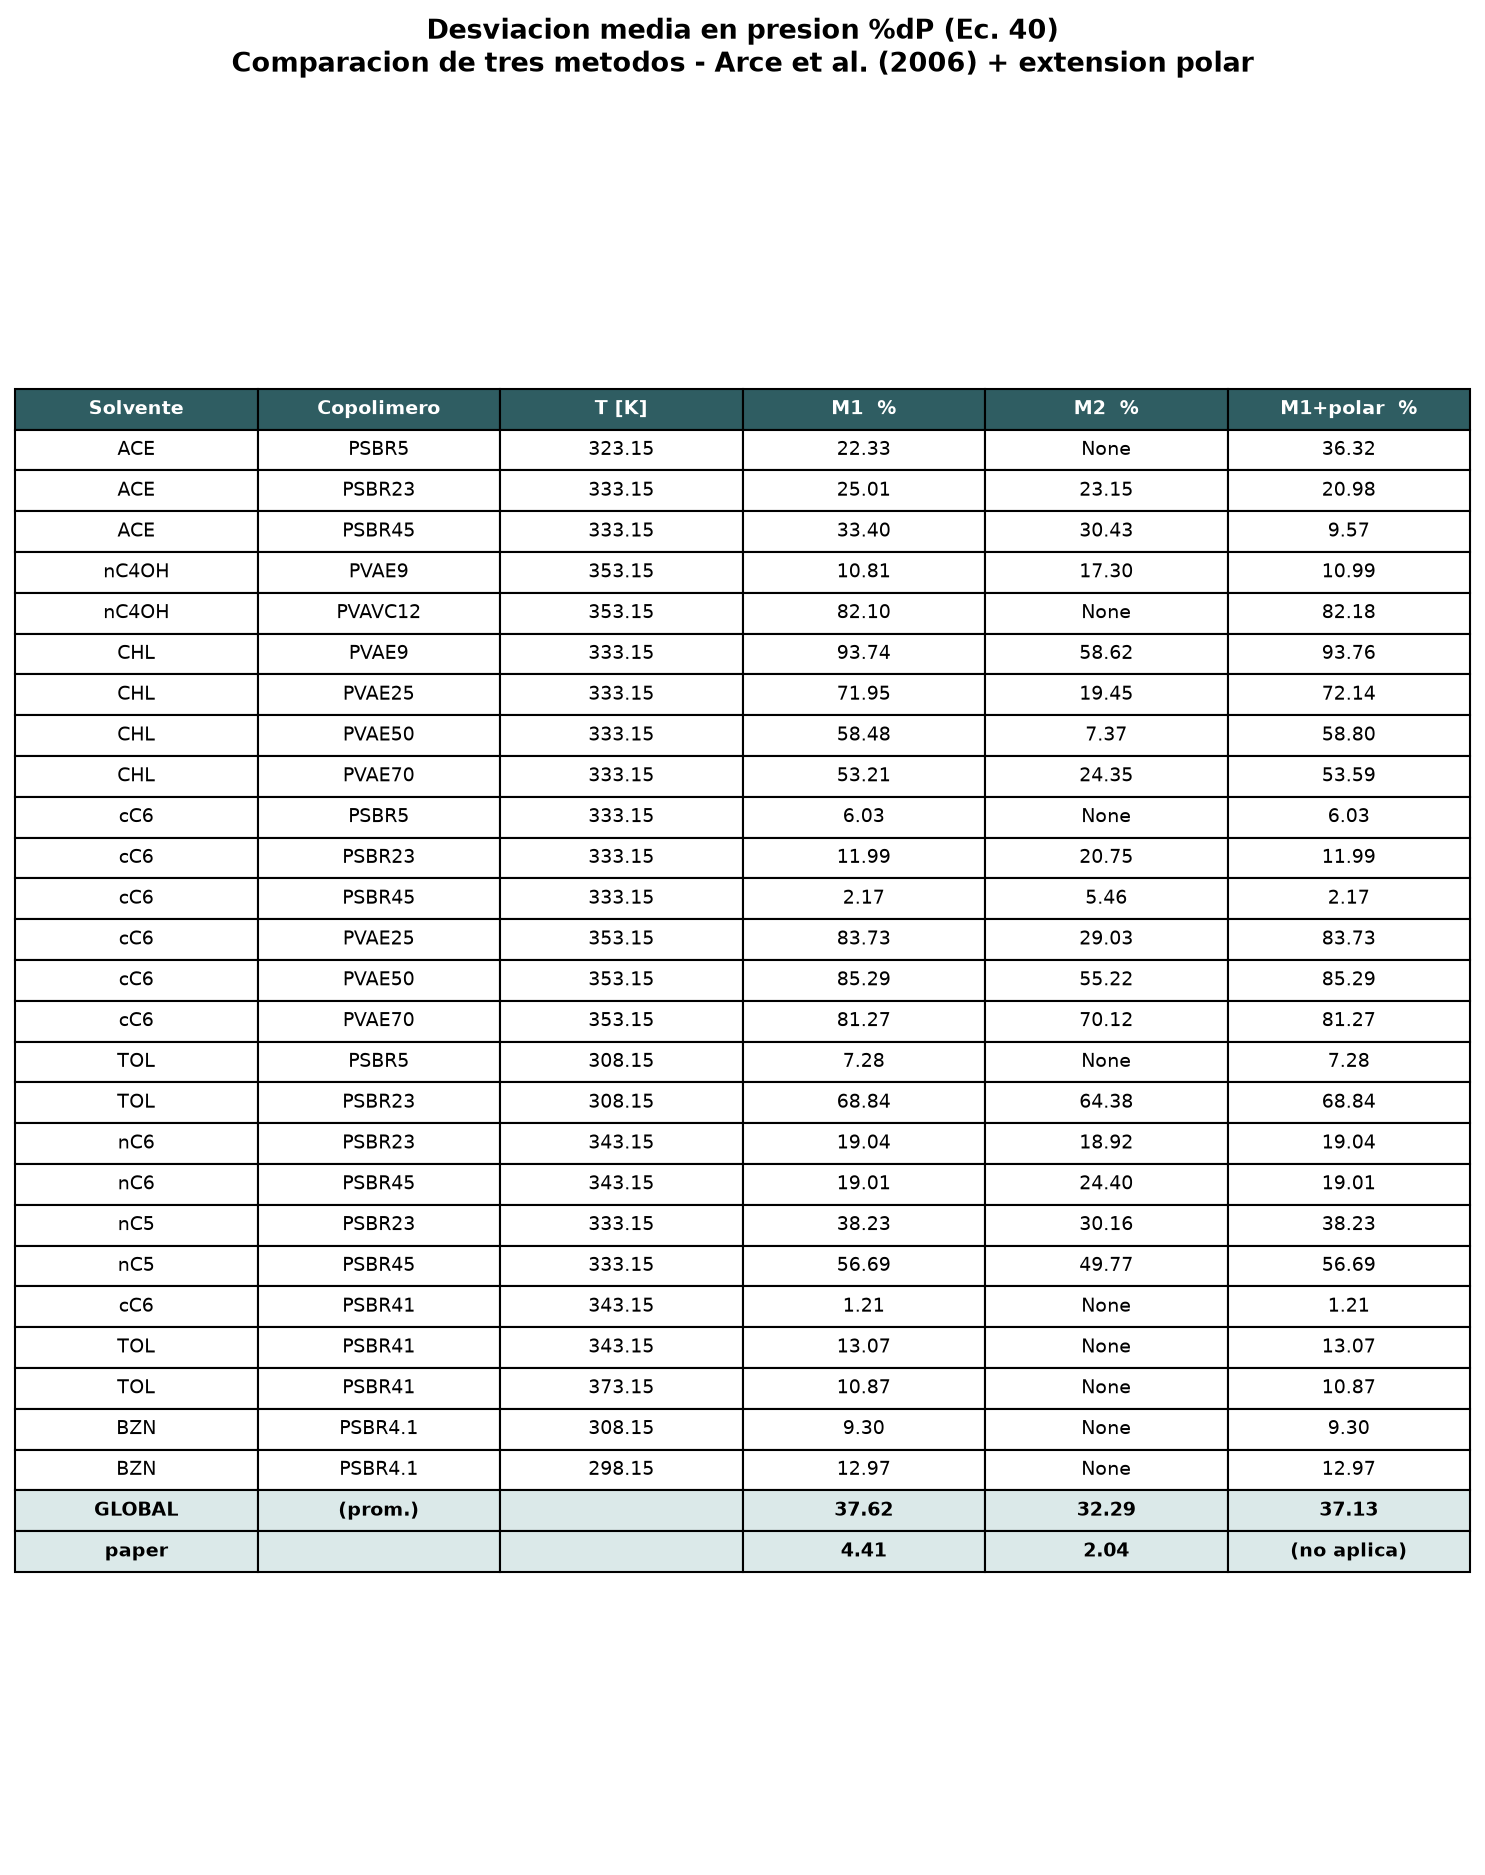

This chart was generated by the following Python code:
# -*- coding: utf-8 -*-
"""
Tabla comparativa de los TRES metodos sobre los mismos sistemas:
  M1         : pseudo-monomero (1 segmento)           -- del paper
  M2         : copolimero de 2 segmentos (alpha/beta) -- del paper
  M1 + polar : M1 mas termino dipolar Gross-Vrabec    -- EXTENSION (no del paper)

Genera stdout + imagen PNG (tabla_tres_metodos.png).
"""
import os
os.environ.setdefault("MPLCONFIGDIR", "/tmp/mpl")
import matplotlib
matplotlib.use("Agg")
import matplotlib.pyplot as plt

import metodologia_polar as M


def calcular():
    filas = []
    s1 = n1 = s2 = n2 = sp = npp = 0.0
    for (solv, cop, T), pts in M.DATA.items():
        if (solv, cop) not in M.KIJ_M1:
            continue
        # M1 (sin polar)
        M.USAR_POLAR = False
        d1, _ = M.dp_system(M.modelos_m1(solv, cop), solv, T, pts)
        # M2
        mm2 = M.modelos_m2(solv, cop)
        d2, _ = M.dp_system(mm2, solv, T, pts) if mm2 else (None, 0)
        if cop not in M.COP_M2:
            d2 = None
        # M1 + polar
        M.USAR_POLAR = True
        dp, _ = M.dp_system(M.modelos_m1(solv, cop), solv, T, pts)
        filas.append((solv, cop, T, d1, d2, dp))
        if d1 is not None: s1 += d1; n1 += 1
        if d2 is not None: s2 += d2; n2 += 1
        if dp is not None: sp += dp; npp += 1
    g = (s1 / n1, s2 / n2, sp / npp, int(n1), int(n2), int(npp))
    return filas, g


def imprimir(filas, g):
    print("%-6s %-9s %7s | %8s | %8s | %10s" %
          ("Solv", "Copol", "T[K]", "M1", "M2", "M1+polar"))
    print("-" * 60)
    for (solv, cop, T, d1, d2, dp) in filas:
        f = lambda d: ("%8.2f" % d) if d is not None else "    None"
        print("%-6s %-9s %7.2f | %s | %s | %10s" %
              (solv, cop, T, f(d1), f(d2), ("%.2f" % dp) if dp is not None else "None"))
    print("-" * 60)
    print("GLOBAL (prom. por sistema):")
    print("  M1         : %.2f%% (%d sist)  [paper 4.41%%]" % (g[0], g[3]))
    print("  M2         : %.2f%% (%d sist)  [paper 2.04%%]" % (g[1], g[4]))
    print("  M1 + polar : %.2f%% (%d sist)  [extension]" % (g[2], g[5]))


def imagen(filas, g, out="tabla_tres_metodos.png"):
    outpath = os.path.join(os.path.dirname(os.path.abspath(__file__)), out)
    enc = ["Solvente", "Copolimero", "T [K]", "M1  %", "M2  %", "M1+polar  %"]
    celdas = []
    for (solv, cop, T, d1, d2, dp) in filas:
        celdas.append([solv, cop, "%.2f" % T,
                       "%.2f" % d1 if d1 is not None else "None",
                       "%.2f" % d2 if d2 is not None else "None",
                       "%.2f" % dp if dp is not None else "None"])
    celdas.append(["GLOBAL", "(prom.)", "",
                   "%.2f" % g[0], "%.2f" % g[1], "%.2f" % g[2]])
    celdas.append(["paper", "", "", "4.41", "2.04", "(no aplica)"])

    fig_h = 0.42 * (len(celdas) + 2)
    fig, ax = plt.subplots(figsize=(10, fig_h))
    ax.axis("off")
    ax.set_title("Desviacion media en presion %dP (Ec. 40)\n"
                 "Comparacion de tres metodos - Arce et al. (2006) + extension polar",
                 fontsize=13, fontweight="bold", pad=14)
    tabla = ax.table(cellText=celdas, colLabels=enc, cellLoc="center", loc="center")
    tabla.auto_set_font_size(False)
    tabla.set_fontsize(9)
    tabla.scale(1.0, 1.35)
    for j in range(len(enc)):
        c = tabla[0, j]
        c.set_facecolor("#2f5d62"); c.set_text_props(color="white", fontweight="bold")
    # resaltar las dos filas resumen
    for rr in (len(celdas) - 1, len(celdas)):
        for j in range(len(enc)):
            c = tabla[rr, j]
            c.set_facecolor("#dbe9e9"); c.set_text_props(fontweight="bold")
    fig.tight_layout()
    fig.savefig(outpath, dpi=150, bbox_inches="tight")
    plt.close(fig)
    print("Imagen guardada en:", outpath)


if __name__ == "__main__":
    filas, g = calcular()
    imprimir(filas, g)
    imagen(filas, g)
